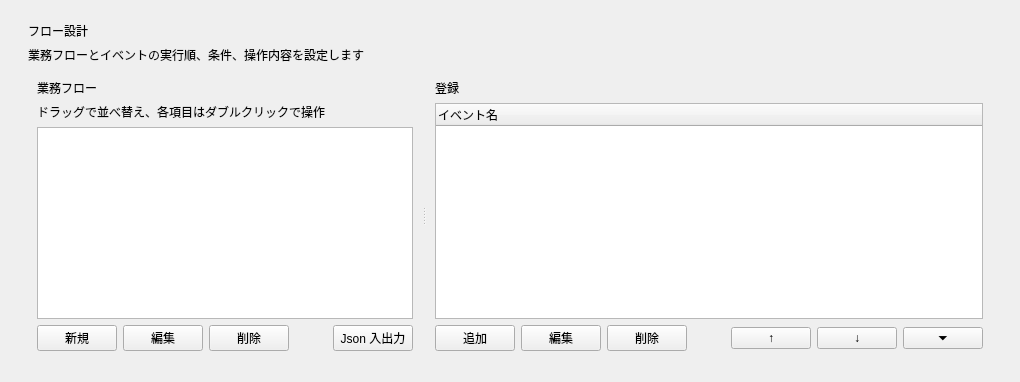
<?xml version="1.0" encoding="UTF-8"?>
<ui version="4.0">
 <class>FlowDesignForm</class>
 <widget class="QWidget" name="FlowDesignForm">
  <layout class="QVBoxLayout" name="rootLayout">
   <property name="leftMargin"><number>28</number></property><property name="topMargin"><number>22</number></property><property name="rightMargin"><number>28</number></property><property name="bottomMargin"><number>22</number></property>
   <item><widget class="QLabel" name="titleLabel"><property name="text"><string>フロー設計</string></property></widget></item>
   <item><widget class="QLabel" name="subtitleLabel"><property name="text"><string>業務フローとイベントの実行順、条件、操作内容を設定します</string></property></widget></item>
   <item><widget class="QSplitter" name="mainSplitter"><property name="orientation"><enum>Qt::Horizontal</enum></property>
    <widget class="QFrame" name="workflowCard"><layout class="QVBoxLayout" name="workflowLayout">
     <item><widget class="QLabel" name="workflowTitle"><property name="text"><string>業務フロー</string></property></widget></item>
     <item><widget class="QLabel" name="workflowHint"><property name="text"><string>ドラッグで並べ替え、各項目はダブルクリックで操作</string></property></widget></item>
     <item><widget class="QTableWidget" name="workflowTable"/></item>
     <item><layout class="QHBoxLayout" name="workflowToolbar">
      <item><widget class="QPushButton" name="newWorkflowButton"><property name="text"><string>新規</string></property></widget></item>
      <item><widget class="QPushButton" name="editWorkflowButton"><property name="text"><string>編集</string></property></widget></item>
      <item><widget class="QPushButton" name="deleteWorkflowButton"><property name="text"><string>削除</string></property></widget></item>
      <item><spacer name="workflowToolbarStretch"><property name="orientation"><enum>Qt::Horizontal</enum></property><property name="sizeHint"><size><width>40</width><height>20</height></size></property></spacer></item>
      <item><widget class="QPushButton" name="workflowJsonButton"><property name="text"><string>Json 入出力</string></property></widget></item>
     </layout></item>
    </layout></widget>
    <widget class="QFrame" name="eventCard"><layout class="QVBoxLayout" name="eventLayout">
     <item><widget class="QLabel" name="eventTitle"><property name="text"><string>登録</string></property></widget></item>
     <item><widget class="QTreeWidget" name="eventTree"><column><property name="text"><string>イベント名</string></property></column></widget></item>
     <item><layout class="QHBoxLayout" name="eventToolbar">
      <item><widget class="QPushButton" name="addEventButton"><property name="text"><string>追加</string></property></widget></item>
      <item><widget class="QPushButton" name="editEventButton"><property name="text"><string>編集</string></property></widget></item>
      <item><widget class="QPushButton" name="deleteEventButton"><property name="text"><string>削除</string></property></widget></item>
      <item><spacer name="eventToolbarStretch"><property name="orientation"><enum>Qt::Horizontal</enum></property><property name="sizeHint"><size><width>40</width><height>20</height></size></property></spacer></item>
      <item><widget class="QPushButton" name="moveUpButton"><property name="text"><string>↑</string></property></widget></item>
      <item><widget class="QPushButton" name="moveDownButton"><property name="text"><string>↓</string></property></widget></item>
      <item><widget class="QPushButton" name="groupToggleButton"><property name="text"><string>⏷</string></property><property name="toolTip"><string>すべて展開</string></property></widget></item>
     </layout></item>
    </layout></widget>
   </widget></item>
  </layout>
 </widget>
 <resources/><connections/>
</ui>
